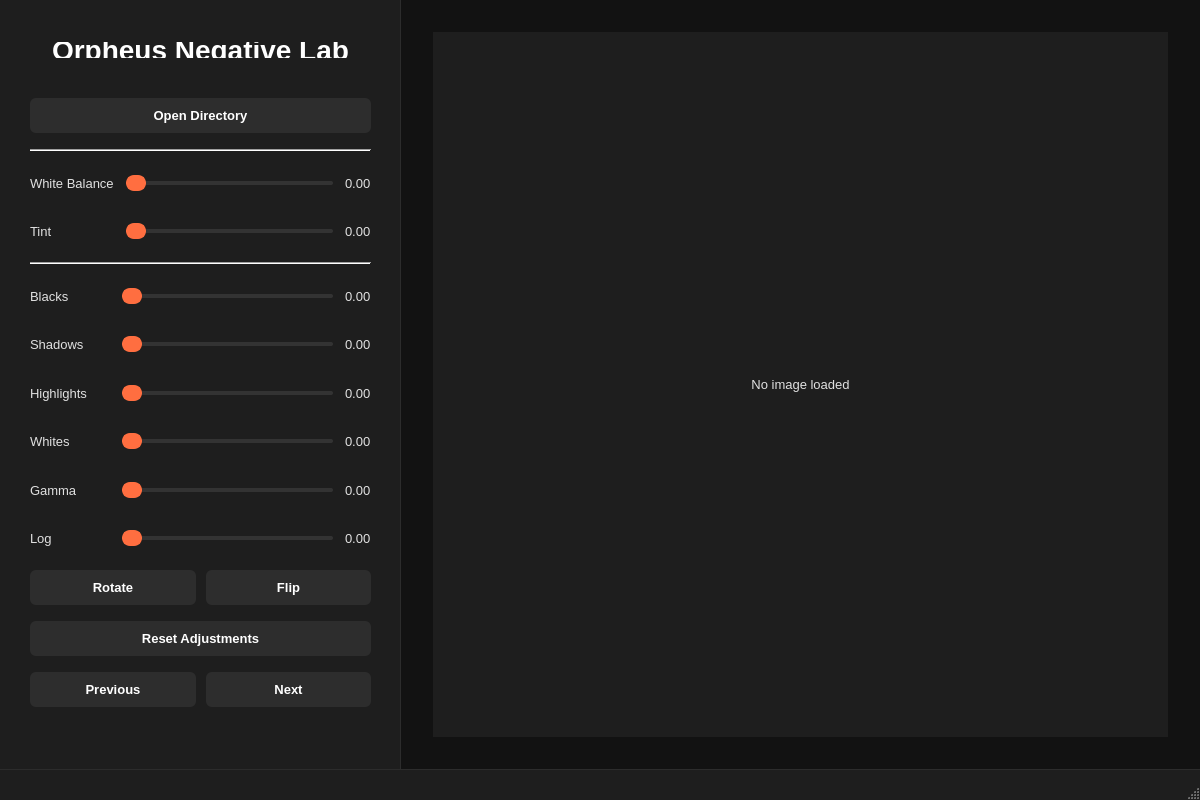
<?xml version="1.0" encoding="UTF-8"?>
<ui version="4.0">
 <class>MainWindow</class>
 <widget class="QMainWindow" name="MainWindow">
  <property name="geometry">
   <rect>
    <x>0</x>
    <y>0</y>
    <width>1200</width>
    <height>800</height>
   </rect>
  </property>
  <property name="minimumSize">
   <size>
    <width>800</width>
    <height>600</height>
   </size>
  </property>
  <property name="windowTitle">
   <string>Orpheus Negative Lab</string>
  </property>
  <property name="styleSheet">
   <string>
     /* Global Styles */
     QMainWindow {
       background-color: #121212;
       font-family: 'Segoe UI', 'Roboto', sans-serif;
     }
     QWidget {
       font-family: 'Segoe UI', 'Roboto', sans-serif;
     }
     
     /* Sidebar */
     #sidebar {
       background-color: #1e1e1e;
       min-width: 360px;
       max-width: 360px;
       padding: 20px;
       border-right: 1px solid #2c2c2c;
     }
     
     /* Main Content Area */
     #main_content {
       background-color: #121212;
       padding: 32px;
     }
     
     /* Labels */
     QLabel {
       color: #e0e0e0;
       font-size: 13px;
       font-weight: 400;
     }
     
     /* Title */
     #titleLabel {
       color: #ffffff;
       font-size: 28px;
       font-weight: 600;
       padding: 0px 0px;
       margin: 8px 0px 22px 0px;
     }
     
     /* Buttons */
     QPushButton {
       background-color: #2d2d2d;
       color: #ffffff;
       border: none;
       border-radius: 6px;
       padding: 10px 16px;
       font-size: 13px;
       font-weight: 500;
       min-width: 120px;
       outline: none;
     }
     QPushButton:hover {
       background-color: #ff6e40;
       color: #ffffff;
     }
     QPushButton:pressed {
       background-color: #ff5722;
     }
     
     /* Sliders */
     QSlider {
       height: 32px;
     }
     QSlider::groove:horizontal {
       border: none;
       height: 4px;
       background: #333333;
       border-radius: 2px;
     }
     QSlider::handle:horizontal {
       background: #ff6e40;
       border: 2px solid #ff6e40;
       width: 16px;
       height: 16px;
       margin: -6px 0;
       border-radius: 8px;
     }
     QSlider::handle:horizontal:hover {
       background: #ff5722;
       border: 2px solid #ff5722;
     }
     
     /* Separator Lines */
     Line {
       background-color: #2c2c2c;
       height: 1px;
       margin: 10px 0;
     }
     
     /* Status Bar */
     QStatusBar {
       background-color: #1e1e1e;
       color: #b0b0b0;
       padding: 0 16px;
       border-top: 1px solid #2c2c2c;
       min-height: 30px;
     }
     
     /* Scroll Area */
     QScrollArea {
       border: none;
       background-color: transparent;
     }
     QScrollBar:vertical {
       background: #1e1e1e;
       width: 8px;
       margin: 0;
     }
     QScrollBar::handle:vertical {
       background: #333333;
       min-height: 30px;
       border-radius: 4px;
     }
     QScrollBar::handle:vertical:hover {
       background: #ff6e40;
     }
     QScrollBar::add-line:vertical, QScrollBar::sub-line:vertical {
       height: 0px;
     }
     QScrollBar::up-arrow:vertical, QScrollBar::down-arrow:vertical {
       background: none;
     }
     QScrollBar::add-page:vertical, QScrollBar::sub-page:vertical {
       background: none;
     }
     
     /* Image Label */
     #image_label {
       background-color: #1e1e1e;
       border: 1px solid #1e1e1e;
       border-radius: 0px;
       min-width: 400px;
       min-height: 300px;
       padding: 4px;
     }
     
     /* Progress Bar */
     QProgressBar {
       width: 150px;
       height: 4px;
       margin-right: 20px;
       background-color: #333333;
       border-radius: 2px;
       border: none;
       text-align: center;
     }
     QProgressBar::chunk {
       background-color: #ff6e40;
       border-radius: 2px;
     }
   </string>
  </property>
  <widget class="QWidget" name="centralwidget">
   <layout class="QHBoxLayout" name="horizontalLayout" stretch="0,1">
    <property name="spacing">
     <number>0</number>
    </property>
    <property name="leftMargin">
     <number>0</number>
    </property>
    <property name="topMargin">
     <number>0</number>
    </property>
    <property name="rightMargin">
     <number>0</number>
    </property>
    <property name="bottomMargin">
     <number>0</number>
    </property>
    <item>
     <widget class="QWidget" name="sidebar" native="true">
      <property name="minimumSize">
       <size>
        <width>360</width>
        <height>600</height>
       </size>
      </property>
      <property name="maximumSize">
       <size>
        <width>360</width>
        <height>16777215</height>
       </size>
      </property>
      <property name="sizePolicy">
       <sizepolicy hsizetype="Fixed" vsizetype="Minimum">
        <horstretch>0</horstretch>
        <verstretch>0</verstretch>
       </sizepolicy>
      </property>
      <layout class="QVBoxLayout" name="verticalLayout">
       <property name="spacing">
        <number>16</number>
       </property>
       <property name="leftMargin">
        <number>30</number>
       </property>
       <property name="topMargin">
        <number>30</number>
       </property>
       <property name="rightMargin">
        <number>30</number>
       </property>
       <property name="bottomMargin">
        <number>30</number>
       </property>
       <item>
        <widget class="QLabel" name="titleLabel">
         <property name="sizePolicy">
          <sizepolicy hsizetype="Expanding" vsizetype="Minimum">
           <horstretch>0</horstretch>
           <verstretch>0</verstretch>
          </sizepolicy>
         </property>
         <property name="minimumSize">
          <size>
           <width>0</width>
           <height>50</height>
          </size>
         </property>
         <property name="maximumSize">
          <size>
           <width>16777215</width>
           <height>60</height>
          </size>
         </property>
         <property name="styleSheet">
          <string>
           QLabel#titleLabel {
             color: #ffffff;
             font-size: 28px;
             font-weight: 600;
             text-align: center;
             padding: 4px 0px;
             margin: 8px 0px 20px 0px;
           }
          </string>
         </property>
         <property name="text">
          <string>Orpheus Negative Lab</string>
         </property>
         <property name="alignment">
          <set>Qt::AlignHCenter|Qt::AlignVCenter</set>
         </property>
        </widget>
       </item>
       <item>
        <widget class="QPushButton" name="openDirButton">
         <property name="text">
          <string>Open Directory</string>
         </property>
        </widget>
       </item>
       <item>
        <widget class="Line" name="separator1">
         <property name="orientation">
          <enum>Qt::Horizontal</enum>
         </property>
        </widget>
       </item>
       <item>
        <layout class="QGridLayout" name="sliderGrid">
         <property name="spacing">
          <number>18</number>
         </property>
         <property name="verticalSpacing">
          <number>18</number>
         </property>
         <property name="horizontalSpacing">
          <number>12</number>
         </property>
         <item row="0" column="0">
          <widget class="QLabel" name="whiteBalanceLabel">
           <property name="text">
            <string>White Balance</string>
           </property>
          </widget>
         </item>
         <item row="0" column="1">
          <widget class="QSlider" name="whiteBalanceSlider">
           <property name="minimumSize">
            <size>
             <width>200</width>
             <height>30</height>
            </size>
           </property>
           <property name="orientation">
            <enum>Qt::Horizontal</enum>
           </property>
          </widget>
         </item>
         <item row="0" column="2">
          <widget class="QLabel" name="whiteBalanceValue">
           <property name="text">
            <string>0.00</string>
           </property>
          </widget>
         </item>
         <item row="1" column="0">
          <widget class="QLabel" name="tintLabel">
           <property name="text">
            <string>Tint</string>
           </property>
          </widget>
         </item>
         <item row="1" column="1">
          <widget class="QSlider" name="tintSlider">
           <property name="minimumSize">
            <size>
             <width>200</width>
             <height>30</height>
            </size>
           </property>
           <property name="orientation">
            <enum>Qt::Horizontal</enum>
           </property>
          </widget>
         </item>
         <item row="1" column="2">
          <widget class="QLabel" name="tintValue">
           <property name="text">
            <string>0.00</string>
           </property>
          </widget>
         </item>
        </layout>
       </item>
       <item>
        <widget class="Line" name="separator2">
         <property name="orientation">
          <enum>Qt::Horizontal</enum>
         </property>
        </widget>
       </item>
       <item>
        <layout class="QGridLayout" name="adjustmentsGrid">
         <property name="spacing">
          <number>18</number>
         </property>
         <property name="verticalSpacing">
          <number>18</number>
         </property>
         <property name="horizontalSpacing">
          <number>12</number>
         </property>
         <item row="0" column="0">
          <widget class="QLabel" name="blacksLabel">
           <property name="minimumSize">
            <size>
             <width>80</width>
             <height>30</height>
            </size>
           </property>
           <property name="text">
            <string>Blacks</string>
           </property>
          </widget>
         </item>
         <item row="0" column="1">
          <widget class="QSlider" name="blacksSlider">
           <property name="minimumSize">
            <size>
             <width>200</width>
             <height>30</height>
            </size>
           </property>
           <property name="orientation">
            <enum>Qt::Horizontal</enum>
           </property>
          </widget>
         </item>
         <item row="0" column="2">
          <widget class="QLabel" name="blacksValue">
           <property name="text">
            <string>0.00</string>
           </property>
          </widget>
         </item>
         <item row="1" column="0">
          <widget class="QLabel" name="shadowsLabel">
           <property name="text">
            <string>Shadows</string>
           </property>
          </widget>
         </item>
         <item row="1" column="1">
          <widget class="QSlider" name="shadowsSlider">
           <property name="minimumSize">
            <size>
             <width>200</width>
             <height>30</height>
            </size>
           </property>
           <property name="orientation">
            <enum>Qt::Horizontal</enum>
           </property>
          </widget>
         </item>
         <item row="1" column="2">
          <widget class="QLabel" name="shadowsValue">
           <property name="text">
            <string>0.00</string>
           </property>
          </widget>
         </item>
         <item row="2" column="0">
          <widget class="QLabel" name="highlightsLabel">
           <property name="text">
            <string>Highlights</string>
           </property>
          </widget>
         </item>
         <item row="2" column="1">
          <widget class="QSlider" name="highlightsSlider">
           <property name="minimumSize">
            <size>
             <width>200</width>
             <height>30</height>
            </size>
           </property>
           <property name="orientation">
            <enum>Qt::Horizontal</enum>
           </property>
          </widget>
         </item>
         <item row="2" column="2">
          <widget class="QLabel" name="highlightsValue">
           <property name="text">
            <string>0.00</string>
           </property>
          </widget>
         </item>
         <item row="3" column="0">
          <widget class="QLabel" name="whitesLabel">
           <property name="text">
            <string>Whites</string>
           </property>
          </widget>
         </item>
         <item row="3" column="1">
          <widget class="QSlider" name="whitesSlider">
           <property name="minimumSize">
            <size>
             <width>200</width>
             <height>30</height>
            </size>
           </property>
           <property name="orientation">
            <enum>Qt::Horizontal</enum>
           </property>
          </widget>
         </item>
         <item row="3" column="2">
          <widget class="QLabel" name="whitesValue">
           <property name="text">
            <string>0.00</string>
           </property>
          </widget>
         </item>
         <item>
          <widget class="QLabel" name="gammaLabel">
           <property name="text">
            <string>Gamma</string>
           </property>
          </widget>
         </item>
         <item>
          <widget class="QSlider" name="gammaSlider">
           <property name="minimumSize">
            <size>
             <width>200</width>
             <height>30</height>
            </size>
           </property>
           <property name="orientation">
            <enum>Qt::Horizontal</enum>
           </property>
          </widget>
         </item>
         <item>
          <widget class="QLabel" name="gammaValue">
           <property name="text">
            <string>0.00</string>
           </property>
          </widget>
         </item>
         <item>
          <widget class="QLabel" name="logLabel">
           <property name="text">
            <string>Log</string>
           </property>
          </widget>
         </item>
         <item>
          <widget class="QSlider" name="logSlider">
           <property name="minimumSize">
            <size>
             <width>200</width>
             <height>30</height>
            </size>
           </property>
           <property name="orientation">
            <enum>Qt::Horizontal</enum>
           </property>
          </widget>
         </item>
         <item>
          <widget class="QLabel" name="logValue">
           <property name="text">
            <string>0.00</string>
           </property>
          </widget>
         </item>
        </layout>
       </item>
       <item>
        <layout class="QHBoxLayout" name="transformButtons">
         <property name="spacing">
          <number>10</number>
         </property>
         <item>
          <widget class="QPushButton" name="rotateButton">
           <property name="text">
            <string>Rotate</string>
           </property>
          </widget>
         </item>
         <item>
          <widget class="QPushButton" name="flipButton">
           <property name="text">
            <string>Flip</string>
           </property>
          </widget>
         </item>
        </layout>
       </item>
       <item>
        <widget class="QPushButton" name="resetButton">
         <property name="text">
          <string>Reset Adjustments</string>
         </property>
        </widget>
       </item>
       <item>
        <layout class="QHBoxLayout" name="navButtons">
         <property name="spacing">
          <number>10</number>
         </property>
         <item>
          <widget class="QPushButton" name="prevButton">
           <property name="text">
            <string>Previous</string>
           </property>
          </widget>
         </item>
         <item>
          <widget class="QPushButton" name="nextButton">
           <property name="text">
            <string>Next</string>
           </property>
          </widget>
         </item>
        </layout>
       </item>
       <item>
        <spacer name="verticalSpacer">
         <property name="orientation">
          <enum>Qt::Vertical</enum>
         </property>
         <property name="sizeHint" stdset="0">
          <size>
           <width>20</width>
           <height>40</height>
          </size>
         </property>
        </spacer>
       </item>
      </layout>
     </widget>
    </item>
    <item>
     <widget class="QWidget" name="main_content" native="true">
      <layout class="QVBoxLayout" name="main_content_layout">
       <property name="spacing">
        <number>0</number>
       </property>
       <property name="leftMargin">
        <number>32</number>
       </property>
       <property name="topMargin">
        <number>32</number>
       </property>
       <property name="rightMargin">
        <number>32</number>
       </property>
       <property name="bottomMargin">
        <number>32</number>
       </property>
       <item>
        <widget class="QScrollArea" name="imageScrollArea">
         <property name="frameShape">
          <enum>QFrame::NoFrame</enum>
         </property>
         <property name="widgetResizable">
          <bool>true</bool>
         </property>
         <property name="sizePolicy">
          <sizepolicy hsizetype="Expanding" vsizetype="Expanding">
           <horstretch>1</horstretch>
           <verstretch>1</verstretch>
          </sizepolicy>
         </property>
         <widget class="QWidget" name="scrollAreaWidgetContents">
          <layout class="QVBoxLayout" name="verticalLayout_2">
           <property name="spacing">
            <number>0</number>
           </property>
           <property name="leftMargin">
            <number>0</number>
           </property>
           <property name="topMargin">
            <number>0</number>
           </property>
           <property name="rightMargin">
            <number>0</number>
           </property>
           <property name="bottomMargin">
            <number>0</number>
           </property>
           <item>
            <widget class="QLabel" name="image_label">
             <property name="sizePolicy">
              <sizepolicy hsizetype="Expanding" vsizetype="Expanding">
               <horstretch>1</horstretch>
               <verstretch>1</verstretch>
              </sizepolicy>
             </property>
             <property name="minimumSize">
              <size>
               <width>400</width>
               <height>300</height>
              </size>
             </property>
             <property name="alignment">
              <set>Qt::AlignCenter</set>
             </property>
             <property name="text">
              <string>No image loaded</string>
             </property>
            </widget>
           </item>
          </layout>
         </widget>
        </widget>
       </item>
      </layout>
     </widget>
    </item>
   </layout>
  </widget>
  <widget class="QStatusBar" name="statusbar">
   <property name="minimumSize">
    <size>
     <width>0</width>
     <height>30</height>
    </size>
   </property>
   <property name="styleSheet">
    <string>
      QStatusBar {
        background-color: #1e1e1e;
        color: #b0b0b0;
        padding: 0 16px;
        border-top: 1px solid #2c2c2c;
        min-height: 30px;
      }
      QProgressBar {
        width: 150px;
        height: 4px;
        margin-right: 20px;
        background-color: #333333;
        border-radius: 2px;
        border: none;
        text-align: center;
      }
      QProgressBar::chunk {
        background-color: #ff6e40;
        border-radius: 2px;
      }
    </string>
   </property>
  </widget>
 </widget>
 <resources/>
 <connections/>
</ui>
